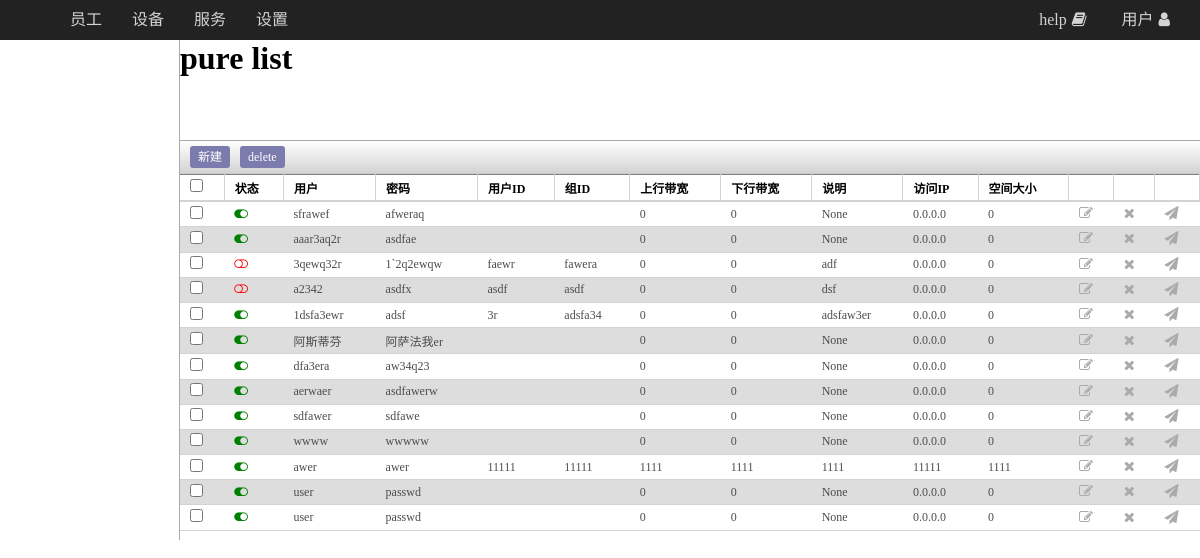
Page /pure_list/ on the earlier database version.
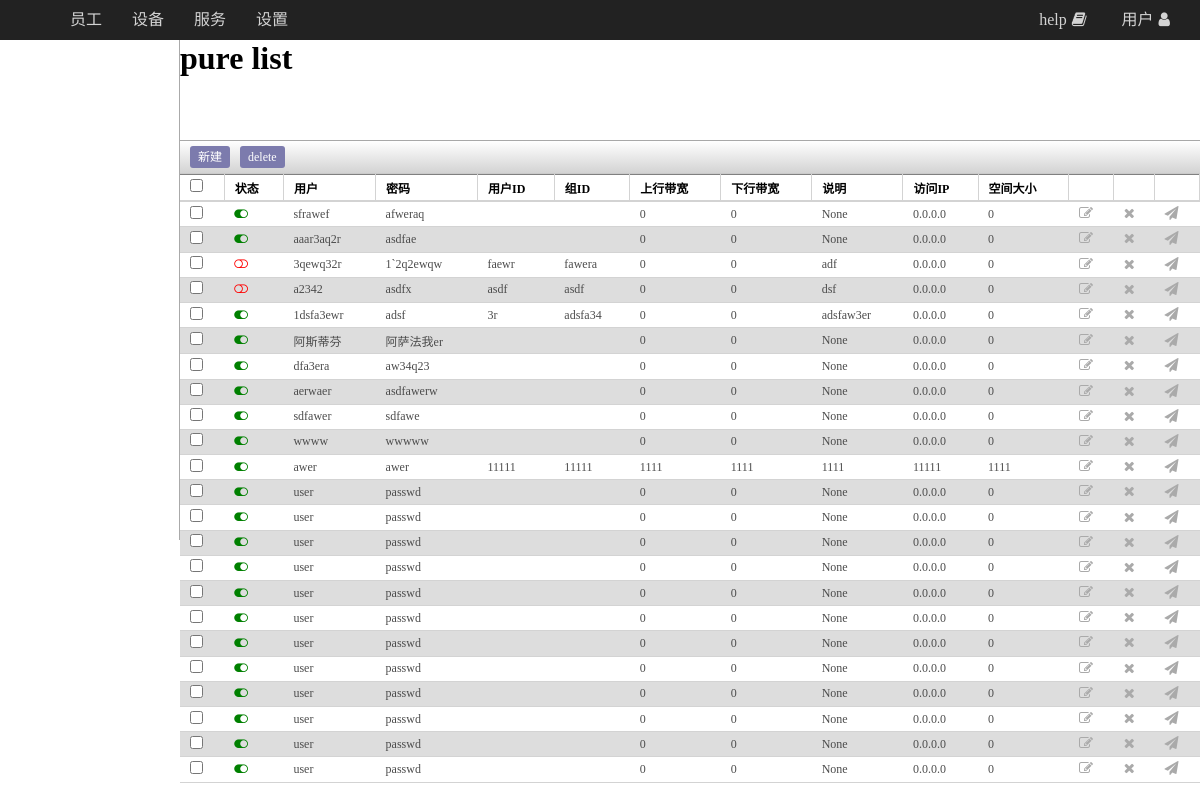
Same page on the later database version.
### web/models.py (models this page shows)
class pureftp(models.Model):
    status = models.BooleanField(default=1)
    user=models.CharField(max_length=32)
    password=models.CharField(max_length=64)
    uid=models.CharField(max_length=11)
    gid=models.CharField(max_length=11)
    dir=models.CharField(max_length=128)
    ulbandwidth=models.IntegerField(default=0)
    dlbandwidth=models.IntegerField(default=0)
    comment=models.TextField(null=True)
    ipaccess=models.CharField(max_length=15,default='0.0.0.0')
    quotasize=models.IntegerField(default=0)
    quotafiles=models.IntegerField(default=0)
    createdate=models.DateField()
    lastedate=models.DateField()

### web/views.py (the view)
# urls.py: path('pure_list/', views.view_pure_list),
def view_pure_list(request):
    context={}
    context['title']='pure list'
    ps = pureftp.objects.all()
    context['context'] = ps
    return render(request, 'pure_list.html', context)

### templates/pure_list.html (shortened to what this page needs)
{% extends "base.html" %}
{% block styecss %}
    <link rel="stylesheet" type="text/css" href="/static/css/view_hr_list.css">
{% endblock styecss %}
{% block mainbody %}
    <div class="view_menu">
        <div class="limg"></div>
        <div class="sub_menu">
            <ul>
                <li></li>
                <li></li>
                <li></li>
            </ul>
        </div>
    </div>
    <div class="view_form">
        <div class="header">
            <h1>{{ title }}</h1>
        </div>
        <div class="cmd_nav">
            <ul class="but_cmd">
                <li><a href="/pure_form?act=0">新建</a></li>
                <li>
                    <a href="#">delete</a>
                </li>
            </ul>
        </div>
        <context>
            <div class="listview">
                <table class="table_view" border="1">
                    <thead>
                        <tr>
                            <th><input type="checkbox"></th>
                            <th>状态</th>
                            <th>用户</th>
                            <th>密码</th>
                            <th>用户ID</th>
                            <th>组ID</th>
                            <th>上行带宽</th>
                            <th>下行带宽</th>
                            <th>说明</th>
                            <th>访问IP</th>
                            <th>空间大小</th>
                            <th></th>
                            <th></th>
                            <th></th>
                        </tr>
                    </thead>
                    <tbody>
                        {% for item in context %}
                            <tr>
                                <td><input type="checkbox"></td>
                                <td>
                                    {% if  item.status %}
                                        <span style="color: green;"><i class="fa fa-toggle-on fa-1x"></i></span>
                                    {% else %}
                                        <span style="color: red;"><i class="fa fa-toggle-off fa-1x"></i></span>
                                    {% endif %}
                                </td>
                                <td>{{ item.user }}</td>
                                <td>{{ item.password }}</td>
                                <td>{{ item.uid }}</td>
                                <td>{{ item.gid }}</td>
                                <td>{{ item.ulbandwidth }}</td>
                                <td>{{ item.dlbandwidth }}</td>
                                <td>{{ item.comment }}</td>
                                <td>{{ item.ipaccess }}</td>
                                <td>{{ item.quotasize }}</td>
                                <td><a class="but_min" href="/pure_form?act={{ item.id }}" title="编辑"><i class="fa fa-edit fa-1x"></i></a></td>
                                <td><a class="but_min" href="del/{{ item.id }}" title="删除"><i class="fa fa-remove fa-1x"></i></a></td>
                                <td><a class="but_min" href="resend/{{ item.id }}" title="发送信息给创建者"><i class="fa fa-send fa-1x"></i></a></td>
                            </tr>
                        {% empty %}
                            <tr>
                                <td  colspan="14" style="text-align: center;">(暂无数据)</td>
                            </tr>
                        {% endfor %}
                    </tbody>
                </table>
            </div>
        </context>
    </div>
{% endblock %}

### templates/base.html (shortened to what this page needs)
<!DOCTYPE html>
<html lang="en">
<head>
    <link rel="stylesheet" type="text/css" href="/static/css/base.css">
    <link rel="stylesheet" type="text/css" href="/static/css/font-awesome.css">
    {% block styecss %}
    {% endblock styecss %}
</head>
<body>
   <header>
   		<div class="logo"><a href="/"></a></div>
		<nav>
            <ul class="but_top_menu">
                <li><a href="/hr/">员工</a></li>
                <li><a href="/pure_list/">设备</a></li>
                <li><a href="/search_form/">服务</a></li>
                <li><a href="/conf/">设置</a></li>
            </ul>
		</nav>
		<div class="userinfo">
            <ul class="but_top_menu">
                <li><a href="/">help<i class="fa fa-book fa-1x"></i></a></li>
                <li><a href="/">用户<i class="fa fa-user fa-1x"></i></a></li>
            </ul>
		</div>
   </header>
   <div class="pager">
        {% block mainbody %}{% endblock %}
   </div>
</body>
</html>

### static/css/base.css (style rules this page uses)
* { margin:0;padding:0; font-family:"Microsoft Yahei"; }
header { background: #222222; height: 40px; position: fixed; left: 0px; right: 0px; top: 0px; }
header .logo { float: left; width: 35px; height: 35px; margin: 2px 10px; }
header nav { text-decoration: none;float: left; }
.but_top_menu li { float: left;list-style: none; }
.but_top_menu li a { color: lightgray;text-decoration: none;text-size: 14px;line-height: 40px;padding: 0px 15px;display: block;box-sizing: border-box;height: 40px; }
.but_top_menu li a i { margin: 0px 5px; }
header .userinfo { float: right;margin-right:10px; }
.pager { margin-top: 40px;width: 100%; }

### static/css/view_hr_list.css (style rules this page uses)
* { margin: 0px;padding: 0px; }
.view_menu { float: left;width: 15%;height: 500px;border-right: 1px solid #aaaaaa;box-sizing: border-box; }
.view_menu .limg { height:100px; }
.sub_menu li { height: 30px; }
.view_form { float: right;width: 85%; }
.header { height: 100px; }
.cmd_nav { height: 32px;background:linear-gradient(white,lightgrey); border-top: 1px solid #a8a8a8;border-bottom: 1px solid #cacaca; }
context { padding: 0px; }
.table_view { width: 100%;border-collapse: collapse;border: 0px solid black;font-size:12px; }
.table_view tr:nth-child(2n) { background: #dddddd; }
.table_view th,.table_view td { padding: .3em 10px;border: 0px solid black;border-bottom: 1px solid lightgray; }
.table_view th { border-right: 1px solid lightgray;border-top: 1px solid gray;border-bottom: 2px solid lightgray;text-align: left; }
.table_view td { color: rgb(76,76,76); }
.but_min { font-size:14px;text-decoration: none;color: #aaaaaa; }
.but_cmd { float:left; }
.but_cmd li { float: left;margin-left: 10px;list-style-type: none; }
.but_cmd li a { text-decoration: none;color: white;background: #7c7bad;line-height: 32px;padding: 4px 8px;border-radius: 3px;font-size:12px; }

Differences in the rows shown:
added pureftp: status True (drawn), user "user", password "passwd", ulbandwidth "0", dlbandwidth "0", comment "None", ipaccess "0.0.0.0", quotasize "0"
added pureftp: status True (drawn), user "user", password "passwd", ulbandwidth "0", dlbandwidth "0", comment "None", ipaccess "0.0.0.0", quotasize "0"
added pureftp: status True (drawn), user "user", password "passwd", ulbandwidth "0", dlbandwidth "0", comment "None", ipaccess "0.0.0.0", quotasize "0"
added pureftp: status True (drawn), user "user", password "passwd", ulbandwidth "0", dlbandwidth "0", comment "None", ipaccess "0.0.0.0", quotasize "0"
added pureftp: status True (drawn), user "user", password "passwd", ulbandwidth "0", dlbandwidth "0", comment "None", ipaccess "0.0.0.0", quotasize "0"
added pureftp: status True (drawn), user "user", password "passwd", ulbandwidth "0", dlbandwidth "0", comment "None", ipaccess "0.0.0.0", quotasize "0"
added pureftp: status True (drawn), user "user", password "passwd", ulbandwidth "0", dlbandwidth "0", comment "None", ipaccess "0.0.0.0", quotasize "0"
added pureftp: status True (drawn), user "user", password "passwd", ulbandwidth "0", dlbandwidth "0", comment "None", ipaccess "0.0.0.0", quotasize "0"
added pureftp: status True (drawn), user "user", password "passwd", ulbandwidth "0", dlbandwidth "0", comment "None", ipaccess "0.0.0.0", quotasize "0"
added pureftp: status True (drawn), user "user", password "passwd", ulbandwidth "0", dlbandwidth "0", comment "None", ipaccess "0.0.0.0", quotasize "0"
